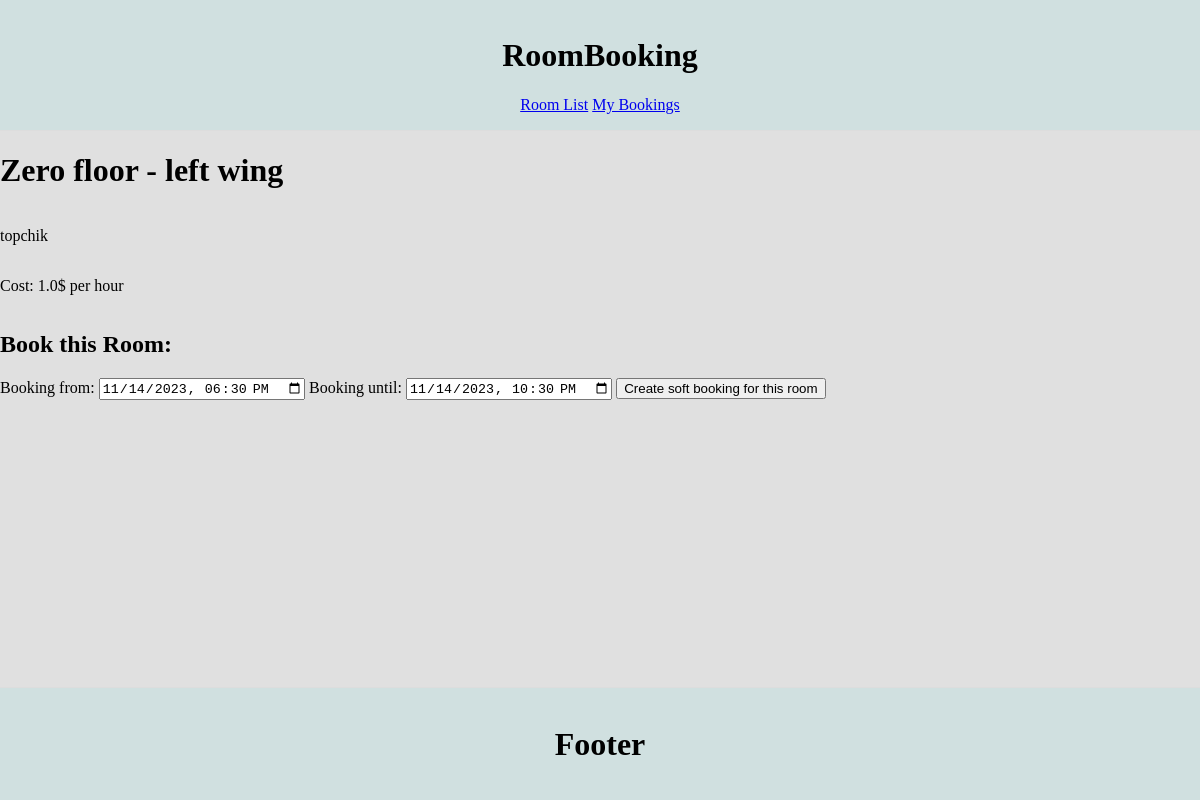
Page /room/2/ on the committed database.
### booking/models.py (models this page shows, shortened)
class Room(models.Model):
    name = models.CharField(max_length=100)
    description = (
        models.TextField()
    )  # can be rich text field with a lot of possibilities for customisation
    cost_per_hour = models.FloatField(default=1)
    closed_from = models.TimeField()
    closed_until = models.TimeField()  # should validate from and until when save

### booking/views.py (the view, shortened to what this page needs)
# urls.py: path("room/<int:room_id>/", views.RoomDetailView.as_view(), name="room_detail"),
class RoomDetailView(View):
    template_name = "booking/booking_detail.html"
    def get(self, request, room_id):
        context = get_room_detail_context(request, room_id)
        return render(request, self.template_name, context)

### booking/forms.py
class BookingRoomForm(forms.Form):
    booking_from = forms.DateTimeField(
        widget=forms.DateTimeInput(
            attrs={"type": "datetime-local", "value": "2023-11-14T18:30"}
        )
    )
    booking_until = forms.DateTimeField(
        widget=forms.DateTimeInput(
            attrs={"type": "datetime-local", "value": "2023-11-14T22:30"}
        )
    )
    class Meta:
        model = BookingRecord
        fields = (
            "title",
            "description",
            "creator",
            "start_date",
            "end_date",
        )  # no need?

### booking/services/views_services.py (called while the page is built)
def get_room_detail_context(request, room_id):
    room = Room.objects.get(id=room_id)
    form = BookingRoomForm()
    context = {"room": room, "form": form}
    return context

### booking/templates/booking/booking_detail.html (shortened to what this page needs)
{% extends 'base.html' %}
{% block content %}
    <h1>{{ room.name }}</h1>
    <p>{{ room.description }}</p>
    <p>Cost: {{ room.cost_per_hour }}$ per hour</p>
    <h2>Book this Room:</h2>
    <form method="post" id="booking-room-form">
        {{ form }}
        <button type="submit" id="booking-room-form">Create soft booking for this room</button>
    </form>
{% endblock %}

### rows in the picture
Room: name "Zero floor - left wing", description "topchik", cost_per_hour "1.0"
